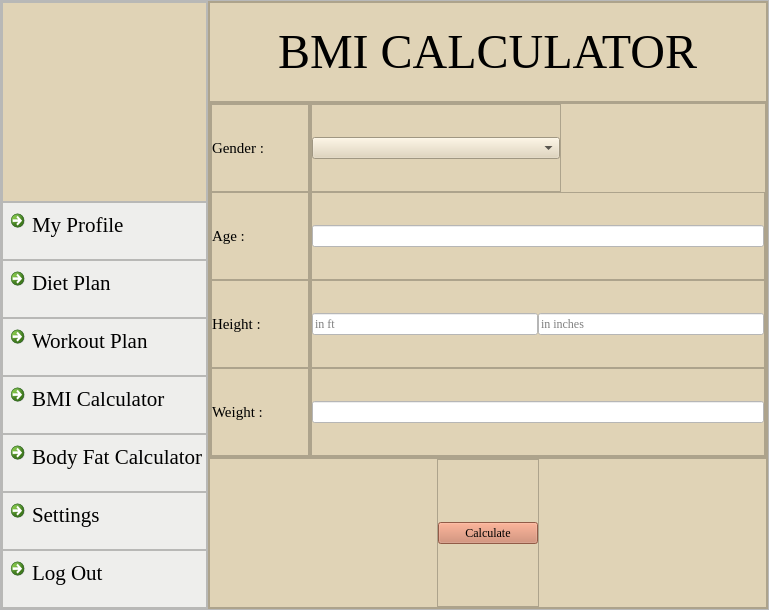
<?xml version="1.0" encoding="UTF-8"?>
<ui version="4.0">
 <class>bmi</class>
 <widget class="QDialog" name="bmi">
  <property name="geometry">
   <rect>
    <x>0</x>
    <y>0</y>
    <width>769</width>
    <height>610</height>
   </rect>
  </property>
  <property name="windowTitle">
   <string>Dialog</string>
  </property>
  <layout class="QHBoxLayout" name="horizontalLayout_7">
   <property name="spacing">
    <number>0</number>
   </property>
   <property name="leftMargin">
    <number>0</number>
   </property>
   <property name="topMargin">
    <number>0</number>
   </property>
   <property name="rightMargin">
    <number>0</number>
   </property>
   <property name="bottomMargin">
    <number>0</number>
   </property>
   <item>
    <widget class="QFrame" name="frame">
     <property name="frameShape">
      <enum>QFrame::StyledPanel</enum>
     </property>
     <property name="frameShadow">
      <enum>QFrame::Raised</enum>
     </property>
     <layout class="QHBoxLayout" name="horizontalLayout">
      <property name="spacing">
       <number>0</number>
      </property>
      <property name="leftMargin">
       <number>0</number>
      </property>
      <property name="topMargin">
       <number>0</number>
      </property>
      <property name="rightMargin">
       <number>0</number>
      </property>
      <property name="bottomMargin">
       <number>0</number>
      </property>
      <item>
       <widget class="QFrame" name="frame_11">
        <property name="maximumSize">
         <size>
          <width>250</width>
          <height>16777215</height>
         </size>
        </property>
        <property name="styleSheet">
         <string notr="true">QMainWindow {background: #e0d3b6;}
QWidget {background: #e0d3b6;}
QFrame {background: rgb(238, 238, 236);}
QCommandLinkButton  {background:#e0d3b6;}
QLabel {background: #e0d3b6;}
QLineEdit {font: #161514;}




</string>
        </property>
        <property name="frameShape">
         <enum>QFrame::StyledPanel</enum>
        </property>
        <property name="frameShadow">
         <enum>QFrame::Raised</enum>
        </property>
        <layout class="QVBoxLayout" name="verticalLayout_23">
         <property name="spacing">
          <number>0</number>
         </property>
         <property name="leftMargin">
          <number>0</number>
         </property>
         <property name="topMargin">
          <number>0</number>
         </property>
         <property name="rightMargin">
          <number>0</number>
         </property>
         <property name="bottomMargin">
          <number>0</number>
         </property>
         <item>
          <widget class="QFrame" name="frame_20">
           <property name="minimumSize">
            <size>
             <width>0</width>
             <height>200</height>
            </size>
           </property>
           <property name="maximumSize">
            <size>
             <width>16777215</width>
             <height>16777215</height>
            </size>
           </property>
           <property name="frameShape">
            <enum>QFrame::StyledPanel</enum>
           </property>
           <property name="frameShadow">
            <enum>QFrame::Raised</enum>
           </property>
           <layout class="QVBoxLayout" name="verticalLayout_24">
            <property name="spacing">
             <number>0</number>
            </property>
            <property name="leftMargin">
             <number>0</number>
            </property>
            <property name="topMargin">
             <number>0</number>
            </property>
            <property name="rightMargin">
             <number>0</number>
            </property>
            <property name="bottomMargin">
             <number>0</number>
            </property>
            <item>
             <widget class="QLabel" name="label_pix_3">
              <property name="maximumSize">
               <size>
                <width>16777215</width>
                <height>220</height>
               </size>
              </property>
              <property name="text">
               <string/>
              </property>
              <property name="pixmap">
               <pixmap>../../../Downloads/image0.jpeg</pixmap>
              </property>
              <property name="scaledContents">
               <bool>true</bool>
              </property>
             </widget>
            </item>
           </layout>
          </widget>
         </item>
         <item>
          <widget class="QFrame" name="frame_21">
           <property name="frameShape">
            <enum>QFrame::StyledPanel</enum>
           </property>
           <property name="frameShadow">
            <enum>QFrame::Raised</enum>
           </property>
           <layout class="QVBoxLayout" name="verticalLayout">
            <property name="spacing">
             <number>0</number>
            </property>
            <property name="leftMargin">
             <number>0</number>
            </property>
            <property name="topMargin">
             <number>0</number>
            </property>
            <property name="rightMargin">
             <number>0</number>
            </property>
            <property name="bottomMargin">
             <number>0</number>
            </property>
            <item>
             <widget class="QCommandLinkButton" name="commandLinkButton_6">
              <property name="font">
               <font>
                <family>Times New Roman</family>
                <pointsize>16</pointsize>
                <bold>false</bold>
               </font>
              </property>
              <property name="text">
               <string>My Profile</string>
              </property>
             </widget>
            </item>
           </layout>
          </widget>
         </item>
         <item>
          <widget class="QFrame" name="frame_22">
           <property name="frameShape">
            <enum>QFrame::StyledPanel</enum>
           </property>
           <property name="frameShadow">
            <enum>QFrame::Raised</enum>
           </property>
           <layout class="QVBoxLayout" name="verticalLayout_26">
            <property name="spacing">
             <number>0</number>
            </property>
            <property name="leftMargin">
             <number>0</number>
            </property>
            <property name="topMargin">
             <number>0</number>
            </property>
            <property name="rightMargin">
             <number>0</number>
            </property>
            <property name="bottomMargin">
             <number>0</number>
            </property>
            <item>
             <widget class="QCommandLinkButton" name="commandLinkButton_21">
              <property name="font">
               <font>
                <family>Times New Roman</family>
                <pointsize>16</pointsize>
                <bold>false</bold>
               </font>
              </property>
              <property name="text">
               <string>Diet Plan</string>
              </property>
             </widget>
            </item>
           </layout>
          </widget>
         </item>
         <item>
          <widget class="QFrame" name="frame_23">
           <property name="frameShape">
            <enum>QFrame::StyledPanel</enum>
           </property>
           <property name="frameShadow">
            <enum>QFrame::Raised</enum>
           </property>
           <layout class="QVBoxLayout" name="verticalLayout_27">
            <property name="spacing">
             <number>0</number>
            </property>
            <property name="leftMargin">
             <number>0</number>
            </property>
            <property name="topMargin">
             <number>0</number>
            </property>
            <property name="rightMargin">
             <number>0</number>
            </property>
            <property name="bottomMargin">
             <number>0</number>
            </property>
            <item>
             <widget class="QCommandLinkButton" name="commandLinkButton_22">
              <property name="font">
               <font>
                <family>Times New Roman</family>
                <pointsize>16</pointsize>
                <bold>false</bold>
               </font>
              </property>
              <property name="text">
               <string>Workout Plan</string>
              </property>
             </widget>
            </item>
           </layout>
          </widget>
         </item>
         <item>
          <widget class="QFrame" name="frame_24">
           <property name="frameShape">
            <enum>QFrame::StyledPanel</enum>
           </property>
           <property name="frameShadow">
            <enum>QFrame::Raised</enum>
           </property>
           <layout class="QVBoxLayout" name="verticalLayout_28">
            <property name="spacing">
             <number>0</number>
            </property>
            <property name="leftMargin">
             <number>0</number>
            </property>
            <property name="topMargin">
             <number>0</number>
            </property>
            <property name="rightMargin">
             <number>0</number>
            </property>
            <property name="bottomMargin">
             <number>0</number>
            </property>
            <item>
             <widget class="QCommandLinkButton" name="commandLinkButton_23">
              <property name="font">
               <font>
                <family>Times New Roman</family>
                <pointsize>16</pointsize>
                <bold>false</bold>
               </font>
              </property>
              <property name="text">
               <string>BMI Calculator</string>
              </property>
             </widget>
            </item>
           </layout>
          </widget>
         </item>
         <item>
          <widget class="QFrame" name="frame_25">
           <property name="frameShape">
            <enum>QFrame::StyledPanel</enum>
           </property>
           <property name="frameShadow">
            <enum>QFrame::Raised</enum>
           </property>
           <layout class="QVBoxLayout" name="verticalLayout_29">
            <property name="spacing">
             <number>0</number>
            </property>
            <property name="leftMargin">
             <number>0</number>
            </property>
            <property name="topMargin">
             <number>0</number>
            </property>
            <property name="rightMargin">
             <number>0</number>
            </property>
            <property name="bottomMargin">
             <number>0</number>
            </property>
            <item>
             <widget class="QCommandLinkButton" name="commandLinkButton_24">
              <property name="font">
               <font>
                <family>Times New Roman</family>
                <pointsize>16</pointsize>
                <bold>false</bold>
               </font>
              </property>
              <property name="text">
               <string>Body Fat Calculator</string>
              </property>
             </widget>
            </item>
           </layout>
          </widget>
         </item>
         <item>
          <widget class="QFrame" name="frame_26">
           <property name="frameShape">
            <enum>QFrame::StyledPanel</enum>
           </property>
           <property name="frameShadow">
            <enum>QFrame::Raised</enum>
           </property>
           <layout class="QVBoxLayout" name="verticalLayout_30">
            <property name="spacing">
             <number>0</number>
            </property>
            <property name="leftMargin">
             <number>0</number>
            </property>
            <property name="topMargin">
             <number>0</number>
            </property>
            <property name="rightMargin">
             <number>0</number>
            </property>
            <property name="bottomMargin">
             <number>0</number>
            </property>
            <item>
             <widget class="QCommandLinkButton" name="commandLinkButton_25">
              <property name="font">
               <font>
                <family>Times New Roman</family>
                <pointsize>16</pointsize>
                <bold>false</bold>
               </font>
              </property>
              <property name="text">
               <string>Settings</string>
              </property>
             </widget>
            </item>
           </layout>
          </widget>
         </item>
         <item>
          <widget class="QFrame" name="frame_27">
           <property name="frameShape">
            <enum>QFrame::StyledPanel</enum>
           </property>
           <property name="frameShadow">
            <enum>QFrame::Raised</enum>
           </property>
           <layout class="QVBoxLayout" name="verticalLayout_31">
            <property name="spacing">
             <number>0</number>
            </property>
            <property name="leftMargin">
             <number>0</number>
            </property>
            <property name="topMargin">
             <number>0</number>
            </property>
            <property name="rightMargin">
             <number>0</number>
            </property>
            <property name="bottomMargin">
             <number>0</number>
            </property>
            <item>
             <widget class="QCommandLinkButton" name="commandLinkButton_26">
              <property name="font">
               <font>
                <family>Times New Roman</family>
                <pointsize>16</pointsize>
                <bold>false</bold>
               </font>
              </property>
              <property name="text">
               <string>Log Out</string>
              </property>
             </widget>
            </item>
           </layout>
          </widget>
         </item>
        </layout>
       </widget>
      </item>
      <item>
       <widget class="QFrame" name="frame_2">
        <property name="maximumSize">
         <size>
          <width>16777215</width>
          <height>16777215</height>
         </size>
        </property>
        <property name="styleSheet">
         <string notr="true">QMainWindow {background: #e0d3b6;}
QWidget {background: #e0d3b6;}
QFrame {background: #e0d3b6;}
QCommandLinkButton  {background:#e0d3b6;}
QLabel {background: #e0d3b6;}
QLineEdit {font: #161514;}




</string>
        </property>
        <property name="frameShape">
         <enum>QFrame::StyledPanel</enum>
        </property>
        <property name="frameShadow">
         <enum>QFrame::Raised</enum>
        </property>
        <layout class="QVBoxLayout" name="verticalLayout_22">
         <property name="spacing">
          <number>0</number>
         </property>
         <property name="leftMargin">
          <number>0</number>
         </property>
         <property name="topMargin">
          <number>0</number>
         </property>
         <property name="rightMargin">
          <number>0</number>
         </property>
         <property name="bottomMargin">
          <number>0</number>
         </property>
         <item>
          <widget class="QFrame" name="frame_28">
           <property name="maximumSize">
            <size>
             <width>16777215</width>
             <height>100</height>
            </size>
           </property>
           <property name="frameShape">
            <enum>QFrame::StyledPanel</enum>
           </property>
           <property name="frameShadow">
            <enum>QFrame::Raised</enum>
           </property>
           <layout class="QHBoxLayout" name="horizontalLayout_2">
            <property name="spacing">
             <number>0</number>
            </property>
            <property name="leftMargin">
             <number>0</number>
            </property>
            <property name="topMargin">
             <number>0</number>
            </property>
            <property name="rightMargin">
             <number>0</number>
            </property>
            <property name="bottomMargin">
             <number>0</number>
            </property>
            <item alignment="Qt::AlignHCenter">
             <widget class="QLabel" name="label">
              <property name="font">
               <font>
                <family>Times New Roman</family>
                <pointsize>36</pointsize>
               </font>
              </property>
              <property name="text">
               <string>BMI CALCULATOR</string>
              </property>
             </widget>
            </item>
           </layout>
          </widget>
         </item>
         <item>
          <widget class="QFrame" name="frame_30">
           <property name="frameShape">
            <enum>QFrame::StyledPanel</enum>
           </property>
           <property name="frameShadow">
            <enum>QFrame::Raised</enum>
           </property>
           <layout class="QHBoxLayout" name="horizontalLayout_3">
            <property name="spacing">
             <number>0</number>
            </property>
            <property name="leftMargin">
             <number>0</number>
            </property>
            <property name="topMargin">
             <number>0</number>
            </property>
            <property name="rightMargin">
             <number>0</number>
            </property>
            <property name="bottomMargin">
             <number>0</number>
            </property>
            <item>
             <widget class="QFrame" name="frame_31">
              <property name="minimumSize">
               <size>
                <width>100</width>
                <height>0</height>
               </size>
              </property>
              <property name="frameShape">
               <enum>QFrame::StyledPanel</enum>
              </property>
              <property name="frameShadow">
               <enum>QFrame::Raised</enum>
              </property>
              <layout class="QVBoxLayout" name="verticalLayout_32">
               <property name="spacing">
                <number>0</number>
               </property>
               <property name="leftMargin">
                <number>0</number>
               </property>
               <property name="topMargin">
                <number>0</number>
               </property>
               <property name="rightMargin">
                <number>0</number>
               </property>
               <property name="bottomMargin">
                <number>0</number>
               </property>
               <item>
                <widget class="QFrame" name="frame_33">
                 <property name="frameShape">
                  <enum>QFrame::StyledPanel</enum>
                 </property>
                 <property name="frameShadow">
                  <enum>QFrame::Raised</enum>
                 </property>
                 <layout class="QVBoxLayout" name="verticalLayout_34">
                  <property name="spacing">
                   <number>0</number>
                  </property>
                  <property name="leftMargin">
                   <number>0</number>
                  </property>
                  <property name="topMargin">
                   <number>0</number>
                  </property>
                  <property name="rightMargin">
                   <number>0</number>
                  </property>
                  <property name="bottomMargin">
                   <number>0</number>
                  </property>
                  <item>
                   <widget class="QLabel" name="label_2">
                    <property name="font">
                     <font>
                      <family>Times New Roman</family>
                      <pointsize>11</pointsize>
                     </font>
                    </property>
                    <property name="text">
                     <string>Gender :</string>
                    </property>
                   </widget>
                  </item>
                 </layout>
                </widget>
               </item>
               <item>
                <widget class="QFrame" name="frame_36">
                 <property name="frameShape">
                  <enum>QFrame::StyledPanel</enum>
                 </property>
                 <property name="frameShadow">
                  <enum>QFrame::Raised</enum>
                 </property>
                 <layout class="QVBoxLayout" name="verticalLayout_35">
                  <property name="spacing">
                   <number>0</number>
                  </property>
                  <property name="leftMargin">
                   <number>0</number>
                  </property>
                  <property name="topMargin">
                   <number>0</number>
                  </property>
                  <property name="rightMargin">
                   <number>0</number>
                  </property>
                  <property name="bottomMargin">
                   <number>0</number>
                  </property>
                  <item>
                   <widget class="QLabel" name="label_3">
                    <property name="font">
                     <font>
                      <family>Times New Roman</family>
                      <pointsize>11</pointsize>
                     </font>
                    </property>
                    <property name="text">
                     <string>Age :</string>
                    </property>
                   </widget>
                  </item>
                 </layout>
                </widget>
               </item>
               <item>
                <widget class="QFrame" name="frame_34">
                 <property name="frameShape">
                  <enum>QFrame::StyledPanel</enum>
                 </property>
                 <property name="frameShadow">
                  <enum>QFrame::Raised</enum>
                 </property>
                 <layout class="QVBoxLayout" name="verticalLayout_36">
                  <property name="spacing">
                   <number>0</number>
                  </property>
                  <property name="leftMargin">
                   <number>0</number>
                  </property>
                  <property name="topMargin">
                   <number>0</number>
                  </property>
                  <property name="rightMargin">
                   <number>0</number>
                  </property>
                  <property name="bottomMargin">
                   <number>0</number>
                  </property>
                  <item>
                   <widget class="QLabel" name="label_4">
                    <property name="font">
                     <font>
                      <family>Times New Roman</family>
                      <pointsize>11</pointsize>
                     </font>
                    </property>
                    <property name="text">
                     <string>Height :</string>
                    </property>
                   </widget>
                  </item>
                 </layout>
                </widget>
               </item>
               <item>
                <widget class="QFrame" name="frame_35">
                 <property name="frameShape">
                  <enum>QFrame::StyledPanel</enum>
                 </property>
                 <property name="frameShadow">
                  <enum>QFrame::Raised</enum>
                 </property>
                 <layout class="QVBoxLayout" name="verticalLayout_37">
                  <property name="spacing">
                   <number>0</number>
                  </property>
                  <property name="leftMargin">
                   <number>0</number>
                  </property>
                  <property name="topMargin">
                   <number>0</number>
                  </property>
                  <property name="rightMargin">
                   <number>0</number>
                  </property>
                  <property name="bottomMargin">
                   <number>0</number>
                  </property>
                  <item>
                   <widget class="QLabel" name="label_5">
                    <property name="font">
                     <font>
                      <family>Times New Roman</family>
                      <pointsize>11</pointsize>
                     </font>
                    </property>
                    <property name="text">
                     <string>Weight :</string>
                    </property>
                   </widget>
                  </item>
                 </layout>
                </widget>
               </item>
              </layout>
             </widget>
            </item>
            <item>
             <widget class="QFrame" name="frame_32">
              <property name="minimumSize">
               <size>
                <width>300</width>
                <height>0</height>
               </size>
              </property>
              <property name="frameShape">
               <enum>QFrame::StyledPanel</enum>
              </property>
              <property name="frameShadow">
               <enum>QFrame::Raised</enum>
              </property>
              <layout class="QVBoxLayout" name="verticalLayout_33">
               <property name="spacing">
                <number>0</number>
               </property>
               <property name="leftMargin">
                <number>0</number>
               </property>
               <property name="topMargin">
                <number>0</number>
               </property>
               <property name="rightMargin">
                <number>0</number>
               </property>
               <property name="bottomMargin">
                <number>0</number>
               </property>
               <item alignment="Qt::AlignLeft">
                <widget class="QFrame" name="frame_37">
                 <property name="minimumSize">
                  <size>
                   <width>250</width>
                   <height>0</height>
                  </size>
                 </property>
                 <property name="font">
                  <font>
                   <pointsize>11</pointsize>
                  </font>
                 </property>
                 <property name="frameShape">
                  <enum>QFrame::StyledPanel</enum>
                 </property>
                 <property name="frameShadow">
                  <enum>QFrame::Raised</enum>
                 </property>
                 <layout class="QHBoxLayout" name="horizontalLayout_4">
                  <property name="spacing">
                   <number>0</number>
                  </property>
                  <property name="leftMargin">
                   <number>0</number>
                  </property>
                  <property name="topMargin">
                   <number>0</number>
                  </property>
                  <property name="rightMargin">
                   <number>0</number>
                  </property>
                  <property name="bottomMargin">
                   <number>0</number>
                  </property>
                  <item>
                   <widget class="QComboBox" name="comboBox">
                    <property name="font">
                     <font>
                      <family>Times New Roman</family>
                     </font>
                    </property>
                    <property name="styleSheet">
                     <string notr="true">QComboBox{background:#ffffff};QMainWindow {background: #e0d3b6;}
QWidget {background: #e0d3b6;}
QFrame {background: #e0d3b6;}
QCommandLinkButton  {background:#e0d3b6;}
QLabel {background: #e0d3b6;}
QLineEdit {font: #161514;}
QLineEdit {background: #ffffff;}</string>
                    </property>
                    <item>
                     <property name="text">
                      <string/>
                     </property>
                    </item>
                    <item>
                     <property name="text">
                      <string>Male</string>
                     </property>
                    </item>
                    <item>
                     <property name="text">
                      <string>Female</string>
                     </property>
                    </item>
                    <item>
                     <property name="text">
                      <string>Others</string>
                     </property>
                    </item>
                   </widget>
                  </item>
                 </layout>
                </widget>
               </item>
               <item>
                <widget class="QFrame" name="frame_38">
                 <property name="frameShape">
                  <enum>QFrame::StyledPanel</enum>
                 </property>
                 <property name="frameShadow">
                  <enum>QFrame::Raised</enum>
                 </property>
                 <layout class="QVBoxLayout" name="verticalLayout_38">
                  <property name="spacing">
                   <number>0</number>
                  </property>
                  <property name="leftMargin">
                   <number>0</number>
                  </property>
                  <property name="topMargin">
                   <number>0</number>
                  </property>
                  <property name="rightMargin">
                   <number>0</number>
                  </property>
                  <property name="bottomMargin">
                   <number>0</number>
                  </property>
                  <item>
                   <widget class="QLineEdit" name="lineEdit_4">
                    <property name="styleSheet">
                     <string notr="true">QMainWindow {background: #e0d3b6;}

QPushButton {background: #cc7f63;}

QCommandLinkButton  {background:#e0d3b6;}

QLabel {font:  #c9563c;}

QLineEdit{background:#ffffff;}

QTextEdit {font: #161514;}</string>
                    </property>
                   </widget>
                  </item>
                 </layout>
                </widget>
               </item>
               <item>
                <widget class="QFrame" name="frame_39">
                 <property name="frameShape">
                  <enum>QFrame::StyledPanel</enum>
                 </property>
                 <property name="frameShadow">
                  <enum>QFrame::Raised</enum>
                 </property>
                 <layout class="QHBoxLayout" name="horizontalLayout_5">
                  <property name="spacing">
                   <number>0</number>
                  </property>
                  <property name="leftMargin">
                   <number>0</number>
                  </property>
                  <property name="topMargin">
                   <number>0</number>
                  </property>
                  <property name="rightMargin">
                   <number>0</number>
                  </property>
                  <property name="bottomMargin">
                   <number>0</number>
                  </property>
                  <item>
                   <widget class="QLineEdit" name="lineEdit">
                    <property name="font">
                     <font>
                      <family>Times New Roman</family>
                      <italic>false</italic>
                      <bold>false</bold>
                     </font>
                    </property>
                    <property name="styleSheet">
                     <string notr="true">QMainWindow {background: #e0d3b6;}

QPushButton {background: #cc7f63;}

QCommandLinkButton  {background:#e0d3b6;}

QLabel {font:  #c9563c;}

QLineEdit{background:#ffffff;}

QTextEdit {font: #161514;}</string>
                    </property>
                    <property name="placeholderText">
                     <string>in ft</string>
                    </property>
                   </widget>
                  </item>
                  <item>
                   <widget class="QLineEdit" name="lineEdit_2">
                    <property name="font">
                     <font>
                      <family>Times New Roman</family>
                      <italic>false</italic>
                      <bold>false</bold>
                     </font>
                    </property>
                    <property name="styleSheet">
                     <string notr="true">QMainWindow {background: #e0d3b6;}

QPushButton {background: #cc7f63;}

QCommandLinkButton  {background:#e0d3b6;}

QLabel {font:  #c9563c;}

QLineEdit{background:#ffffff;}

QTextEdit {font: #161514;}</string>
                    </property>
                    <property name="placeholderText">
                     <string>in inches</string>
                    </property>
                   </widget>
                  </item>
                 </layout>
                </widget>
               </item>
               <item>
                <widget class="QFrame" name="frame_40">
                 <property name="frameShape">
                  <enum>QFrame::StyledPanel</enum>
                 </property>
                 <property name="frameShadow">
                  <enum>QFrame::Raised</enum>
                 </property>
                 <layout class="QVBoxLayout" name="verticalLayout_40">
                  <property name="spacing">
                   <number>0</number>
                  </property>
                  <property name="leftMargin">
                   <number>0</number>
                  </property>
                  <property name="topMargin">
                   <number>0</number>
                  </property>
                  <property name="rightMargin">
                   <number>0</number>
                  </property>
                  <property name="bottomMargin">
                   <number>0</number>
                  </property>
                  <item>
                   <widget class="QLineEdit" name="lineEdit_3">
                    <property name="styleSheet">
                     <string notr="true">QMainWindow {background: #e0d3b6;}

QPushButton {background: #cc7f63;}

QCommandLinkButton  {background:#e0d3b6;}

QLabel {font:  #c9563c;}

QLineEdit{background:#ffffff;}

QTextEdit {font: #161514;}</string>
                    </property>
                   </widget>
                  </item>
                 </layout>
                </widget>
               </item>
              </layout>
             </widget>
            </item>
           </layout>
          </widget>
         </item>
         <item>
          <widget class="QFrame" name="frame_29">
           <property name="maximumSize">
            <size>
             <width>16777215</width>
             <height>150</height>
            </size>
           </property>
           <property name="frameShape">
            <enum>QFrame::StyledPanel</enum>
           </property>
           <property name="frameShadow">
            <enum>QFrame::Raised</enum>
           </property>
           <layout class="QHBoxLayout" name="horizontalLayout_6">
            <property name="spacing">
             <number>0</number>
            </property>
            <property name="leftMargin">
             <number>0</number>
            </property>
            <property name="topMargin">
             <number>0</number>
            </property>
            <property name="rightMargin">
             <number>0</number>
            </property>
            <property name="bottomMargin">
             <number>0</number>
            </property>
            <item alignment="Qt::AlignHCenter">
             <widget class="QFrame" name="frame_41">
              <property name="frameShape">
               <enum>QFrame::StyledPanel</enum>
              </property>
              <property name="frameShadow">
               <enum>QFrame::Raised</enum>
              </property>
              <layout class="QVBoxLayout" name="verticalLayout_39">
               <property name="spacing">
                <number>0</number>
               </property>
               <property name="leftMargin">
                <number>0</number>
               </property>
               <property name="topMargin">
                <number>0</number>
               </property>
               <property name="rightMargin">
                <number>0</number>
               </property>
               <property name="bottomMargin">
                <number>0</number>
               </property>
               <item>
                <widget class="QPushButton" name="pushButton">
                 <property name="minimumSize">
                  <size>
                   <width>100</width>
                   <height>0</height>
                  </size>
                 </property>
                 <property name="maximumSize">
                  <size>
                   <width>100</width>
                   <height>16777215</height>
                  </size>
                 </property>
                 <property name="font">
                  <font>
                   <family>Times New Roman</family>
                  </font>
                 </property>
                 <property name="styleSheet">
                  <string notr="true">QMainWindow {background: #e0d3b6;}

QPushButton {background: #cc7f63;}

QCommandLinkButton  {background:#e0d3b6;}

QLabel {font:  #c9563c;}

QLineEdit{background:#ffffff;}

QTextEdit {font: #161514;}</string>
                 </property>
                 <property name="text">
                  <string>Calculate</string>
                 </property>
                </widget>
               </item>
              </layout>
             </widget>
            </item>
           </layout>
          </widget>
         </item>
        </layout>
       </widget>
      </item>
     </layout>
    </widget>
   </item>
  </layout>
 </widget>
 <resources/>
 <connections/>
</ui>
